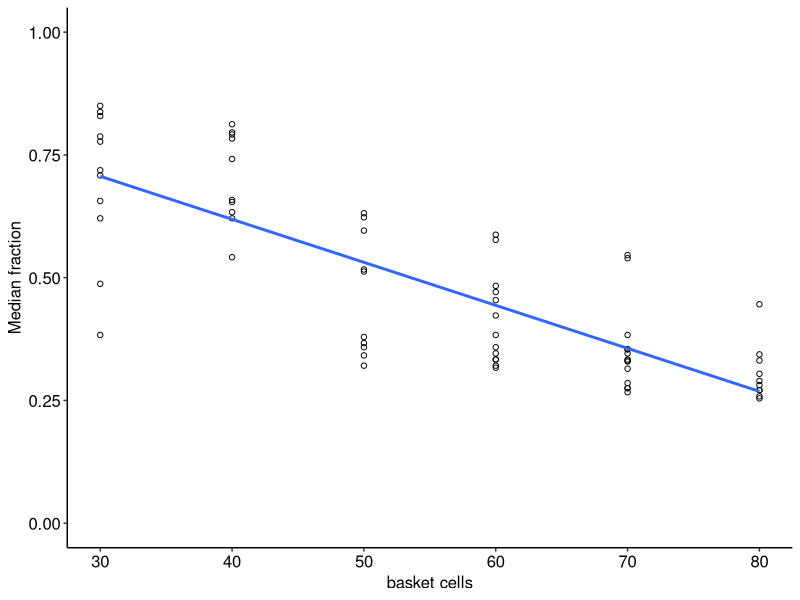

Write the R code that produced this figure.
library(ggplot2)
data <- read.csv("lognorm_syncspike_stats_cutoff_0.2_binwidth_5.0ms_lookahead_10.csv", header=TRUE, sep=",")

### Try logistic regression - a cell will either fire or not fire
### (however the independece criterion is not true).
spiking <- round(data$frac_median*240)
nonspiking <- 240 - spiking
ss.logistic = glm(cbind(spiking, nonspiking )~ dbcount, data=data, family=binomial)
summary(ss.logistic)
## ss.null <-  glm(cbind(spiking, nonspiking )~ 1, data=data, family=binomial)
## with(anova(ss.logistic, ss.null),pchisq(Deviance,Df,lower.tail=FALSE)[2])

## pchisq(deviance(ss.null)-deviance(ss.logistic), df.residual(ss.null)-df.residual(ss.logistic),lower.tail=FALSE)
### Get back the coefficient in original scale - inverse of logit link 1/(1+1/exp(x))
1/(1+1/exp(coef(ss.logistic)))
## plot(data$gabascale, spiking)
### Lost here: http://plantecology.syr.edu/fridley/bio793/glm.html
## logistic.pred <- predict(ss.logistic, list(gabascale=gabascale), type="response")
## lines(predict(ss.logistic, list(gabascale=gabascale), type="response"), lwd=2, col="orange")
## anova(ss.lm, ss.logistic,test="Chisq")

### Plot the data with fitted model

binom_plot <- ggplot(data, aes(x=dbcount, y=frac_median)) +
    geom_point(shape=1) + stat_smooth(se=FALSE, method="glm", family="binomial") +
    xlab("basket cells") + ylab("Median fraction") +
    theme(axis.line=element_line(colour="black"),
          panel.grid.major=element_blank(),
          panel.grid.minor=element_blank(),
          panel.background=element_blank(),
	  axis.text.x=element_text(family="sans", face="plain", colour="#000000", size=12),
	  axis.text.y=element_text(family="sans", face="plain", colour="#000000", size=12),
          axis.title=element_text(family = "sans", face="plain", size=12),
          legend.title=element_text(family = "sans", face="plain", size=12),
          legend.text=element_text(family = "sans", face="plain", size=12)) +
	  ylim(0, 1.0)
ggsave(file="figures/Figure_5D_syncfrac_lognorm.svg", plot=binom_plot, width=3, height=3)


